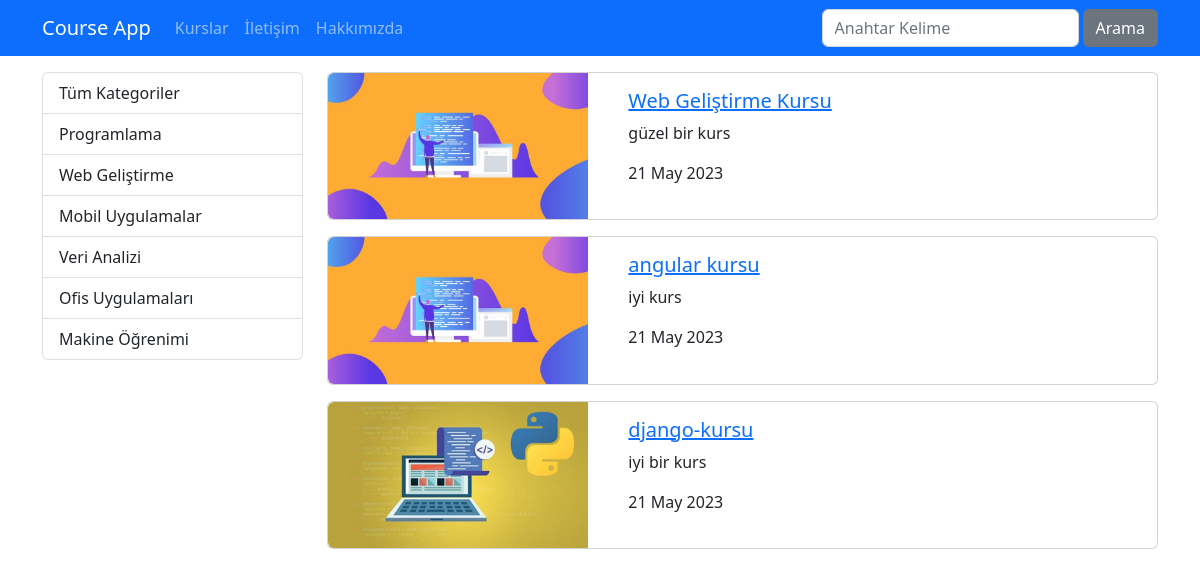
/kurslar/, run on the app's committed database.
### courses/models.py (models this page shows, shortened)
class Category(models.Model):
    name = models.CharField(max_length=40)
    slug = models.SlugField(default="",null=False,unique=True,db_index=True, max_length=50)

class Course(models.Model):
    title = models.CharField(max_length=50)
    description = models.TextField()
    imageUrl = models.CharField(max_length=50, blank=False)
    date= models.DateField(auto_now=True)
    isActive = models.BooleanField(default=False)
    isHome = models.BooleanField(default=False)
    slug = models.SlugField(default="",blank=True,null=False, unique=True, db_index=True)
    categories = models.ManyToManyField(Category)

### courses/views.py (the view)
# urls.py: path('',views.index, name="index"),
def index(request):
    kurslar = Course.objects.filter(isActive=1, isHome=1)
    kategoriler = Category.objects.all()
    return render(request, 'courses/index.html',{
        'categories':kategoriler,
        'courses' : kurslar
    })

### courses/templates/courses/index.html (shortened to what this page needs)
{% extends 'layout.html' %}
{% load static %}
{% block css_files %}
    <link rel="stylesheet" href="{% static 'courses/css/style.css' %}">
{% endblock %}
{% block content %}
    <div class="container mt-3">
        <div class="row">
            <div class="col-3">
               {% include 'courses/partials/_categories.html' %}
            </div>
            <div class="col-9">
                {% for course in courses %}
                    {% include 'courses/partials/_course.html' %}
                {% endfor %}
            </div>
        </div>
    </div>
{% endblock %}

### templates/layout.html (shortened to what this page needs)
{% load static %}
<!DOCTYPE html>
<html lang="en">
<head>
    <link rel="stylesheet" href="{% static 'css/bootstrap.min.css' %}"/>
    {% block css_files %}{% endblock  %}
</head>
<body>
    {% include 'partials/_nav.html' %}
    {% block content %} {% endblock %}
</body>
</html>

### templates/partials/_nav.html
<nav class="navbar navbar-expand-lg bg-primary navbar-dark">
    <div class="container">
        <a href="{% url 'index' %}" class="navbar-brand">Course App</a>
        <ul class="navbar-nav me-auto">
            <li class="nav-item">
                <a href="{% url 'index' %}" class="nav-link">Kurslar</a>
            </li>
            <li class="nav-item">
                <a href="/contact" class="nav-link">İletişim</a>
            </li>
            <li class="nav-item">
                <a href="/about" class="nav-link">Hakkımızda</a>
            </li>
        </ul>
        <form class="d-flex" action="{% url 'search' %}">
            <input class="form-control me-1" type="text" name="q" placeholder="Anahtar Kelime">
            <button type="submit" class="btn btn-secondary">Arama</button>
        </form>
    </div>
</nav>

### courses/templates/courses/partials/_categories.html
<div class="list-group">
    <a href="/kurslar" class="list-group-item list-group-item-action">Tüm Kategoriler</a>
    {% for category in categories %}
        <a href="{% url 'courses_by_category' category.slug %}"
        class="list-group-item list-group-item-action {% if seciliKategori == category.slug %}active{% endif %}">
        {{category.name |title}}
    </a>
    {% endfor %}
</div>

### courses/templates/courses/partials/_course.html
{%load static%}
<div class="card mb-3">
    <div class="row">
        <div class="col-4">
            <img class="img-fluid rounded-start" src="{% static 'courses/img/'|add:course.imageUrl %}" alt="{{course.title}}">
        </div>
        <div class="col-8">
            <div class="card-body">
                <h5 class="card-title">
                    <a href="{% url 'course_details' course.slug %}">
                        {{course.title}}
                    </a>
                </h5>
                <p class="card-text">{{course.description|truncatechars:15}}</p>
                <p>{{course.date|date:'SHORT_DATE_FORMAT'}}</p>
            </div>
        </div>
    </div>
</div>

### data on the page
Category: name "Programlama"
Category: name "Web Geliştirme"
Category: name "Mobil Uygulamalar"
Category: name "Veri Analizi"
Category: name "Ofis Uygulamaları"
Category: name "Makine Öğrenimi"
Course: imageUrl (picture), title "Web Geliştirme Kursu", description "güzel bir kurs", date "21 May 2023"
Course: imageUrl (picture), title "angular kursu", description "iyi kurs", date "21 May 2023"
Course: imageUrl (picture), title "django-kursu", description "iyi bir kurs", date "21 May 2023"
